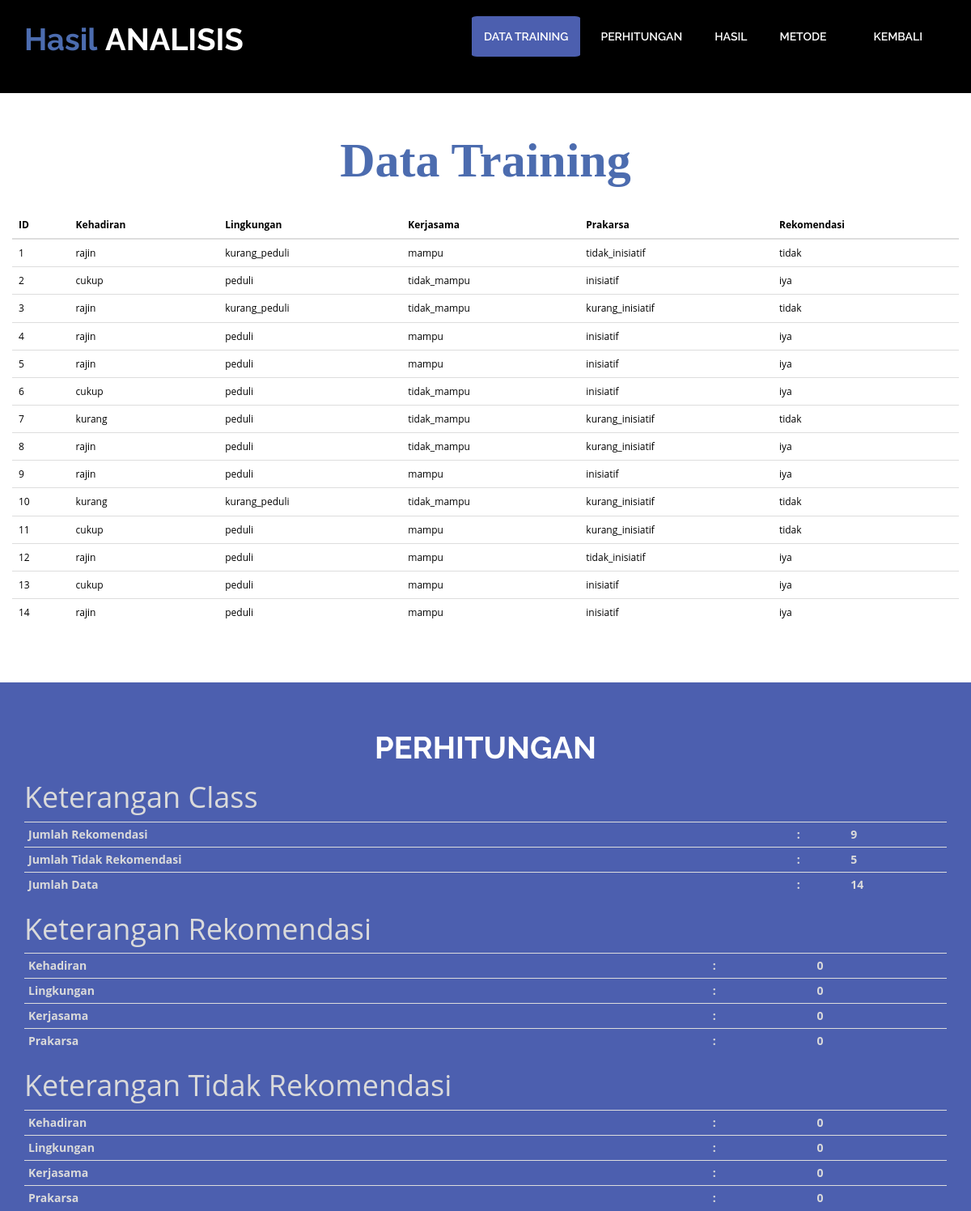
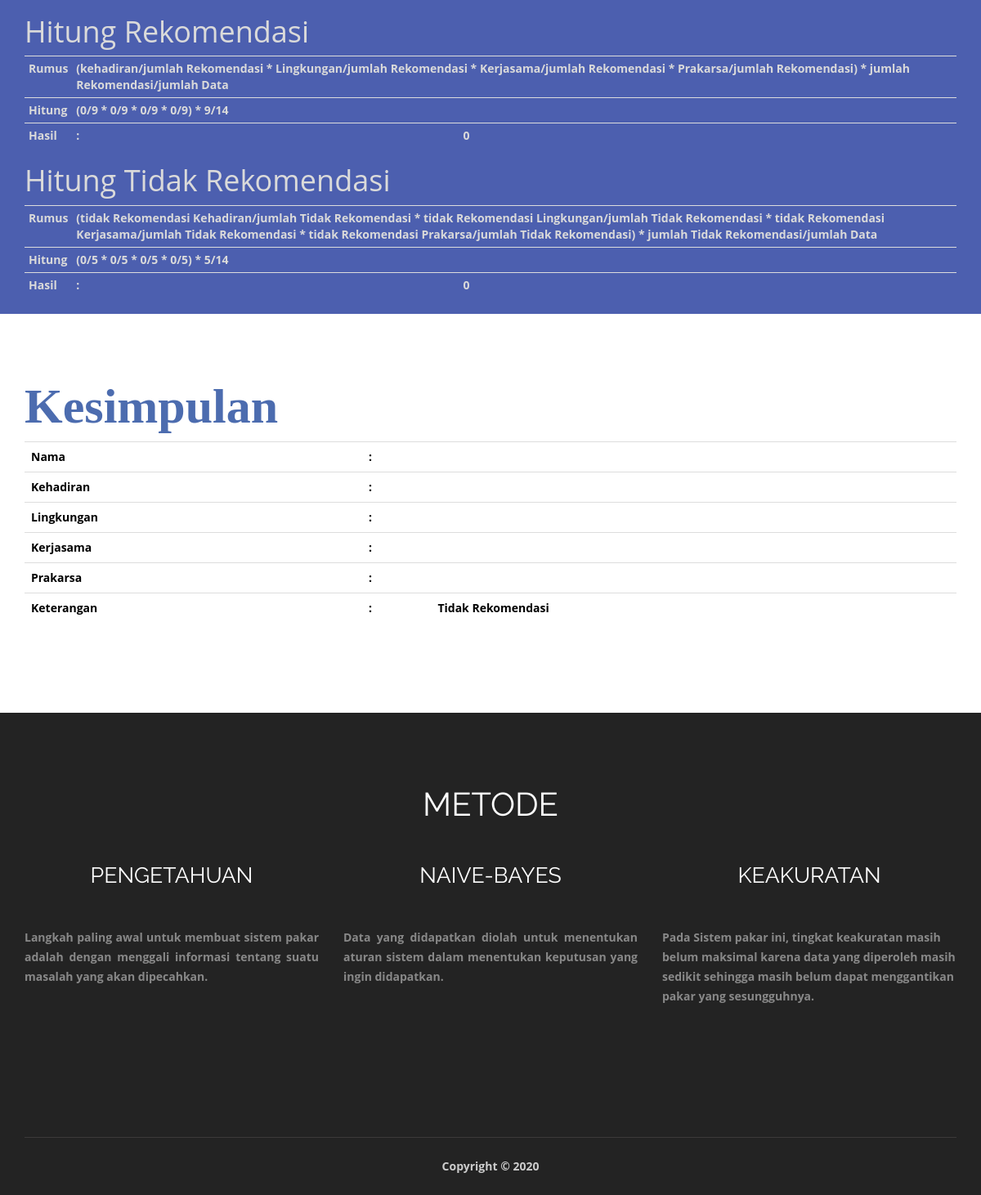
The page /result.php on the database its author committed (2 pictures, top to bottom).
### tables this page shows
CREATE TABLE `rekomendasi` (
  `id_rekomendasi` int(11) NOT NULL,
  `kehadiran` enum('rajin','cukup','kurang') NOT NULL,
  `lingkungan` enum('kurang_peduli','peduli') NOT NULL,
  `kerjasama` enum('mampu','tidak_mampu') NOT NULL,
  `prakarsa` enum('kurang_inisiatif','inisiatif','tidak_inisiatif') NOT NULL,
  `rekomendasi` enum('iya','tidak') NOT NULL
);

### functions.php (called while the page is built, shortened)
<?php
$server = "localhost";
$username = "root";
$passwords = "";
$database = "ai_pilihketua";
$mysqli = mysqli_connect($server, $username, $passwords, $database);
function query($query){
	global $mysqli;
	$result = mysqli_query($mysqli, $query);
	$rows = [];
	while( $row = mysqli_fetch_assoc($result)) {
		$rows[] = $row;
	}
	return $rows;
}
function ambilJumlahRekomendasi() {
	$jumlahRekomendasi = query('SELECT COUNT(rekomendasi) FROM rekomendasi WHERE rekomendasi="iya"');
	$jumlahRekomendasi = (int)$jumlahRekomendasi[0]["COUNT(rekomendasi)"];
	return $jumlahRekomendasi;
}
function pilihKehadiran($kehadiran){
	$pilihkehadiran = query("SELECT COUNT(kehadiran) FROM rekomendasi WHERE rekomendasi='iya' AND kehadiran='".$kehadiran."' ");
	$pilihkehadiran = (int)$pilihkehadiran[0]["COUNT(kehadiran)"];
	return $pilihkehadiran;
}
function pilihLingkungan($lingkungan){
	$pilihLingkungan = query("SELECT COUNT(lingkungan) FROM rekomendasi WHERE rekomendasi='iya' AND lingkungan='".$lingkungan."'");
	$pilihLingkungan = (int)$pilihLingkungan[0]["COUNT(lingkungan)"];
	return $pilihLingkungan;
}
function pilihKerjasama($kerjasama){
	$pilihKerjasama = query("SELECT COUNT(kerjasama) FROM rekomendasi WHERE rekomendasi='iya' AND kerjasama='".$kerjasama."'");
	$pilihKerjasama = (int)$pilihKerjasama[0]["COUNT(kerjasama)"];
	return $pilihKerjasama;
}
function pilihPrakarsa($prakarsa){
	$pilihPrakarsa = query("SELECT COUNT(prakarsa) FROM rekomendasi WHERE rekomendasi='iya' AND prakarsa='".$prakarsa."'");
	$pilihPrakarsa = (int)$pilihPrakarsa[0]["COUNT(prakarsa)"];
	return $pilihPrakarsa;
}
function ambilJumlahTidakRekomendasi() {
	$jumlahTidakRekomendasi = query('SELECT COUNT(rekomendasi) FROM rekomendasi WHERE rekomendasi="tidak"');
	$jumlahTidakRekomendasi = (int)$jumlahTidakRekomendasi[0]["COUNT(rekomendasi)"];
	return $jumlahTidakRekomendasi;
}
function tidakRekomendasiPilihKehadiran($kehadiran){
	$tidakRekomendasiPilihkehadiran = query("SELECT COUNT(kehadiran) FROM rekomendasi WHERE rekomendasi='tidak' AND kehadiran='".$kehadiran."' ");
	$tidakRekomendasiPilihkehadiran = (int)$tidakRekomendasiPilihkehadiran[0]["COUNT(kehadiran)"];
	return $tidakRekomendasiPilihkehadiran;
}
function tidakRekomendasiPilihLingkungan($lingkungan){
	$tidakRekomendasiPilihLingkungan = query("SELECT COUNT(lingkungan) FROM rekomendasi WHERE rekomendasi='tidak' AND lingkungan='".$lingkungan."'");
	$tidakRekomendasiPilihLingkungan = (int)$tidakRekomendasiPilihLingkungan[0]["COUNT(lingkungan)"];
	return $tidakRekomendasiPilihLingkungan;
}
function tidakRekomendasiPilihKerjasama($kerjasama){
	$tidakRekomendasiPilihKerjasama = query("SELECT COUNT(kerjasama) FROM rekomendasi WHERE rekomendasi='tidak' AND kerjasama='".$kerjasama."'");
	$tidakRekomendasiPilihKerjasama = (int)$tidakRekomendasiPilihKerjasama[0]["COUNT(kerjasama)"];
	return $tidakRekomendasiPilihKerjasama;
}
function tidakRekomendasiPilihPrakarsa($prakarsa){
	$tidakRekomendasiPilihPrakarsa = query("SELECT COUNT(prakarsa) FROM rekomendasi WHERE rekomendasi='tidak' AND prakarsa='".$prakarsa."'");
	$tidakRekomendasiPilihPrakarsa = (int)$tidakRekomendasiPilihPrakarsa[0]["COUNT(prakarsa)"];
	return $tidakRekomendasiPilihPrakarsa;
}
function ambilJumlahData(){
	$jumlahData = query("SELECT COUNT(rekomendasi) FROM rekomendasi");
	$jumlahData = (int)$jumlahData[0]["COUNT(rekomendasi)"];
	return $jumlahData;
}
?>

### result.php (the view, shortened to what this page needs)
<?php
	require 'functions.php';
	$nama = $_POST['nama'];
	$kehadiran = $_POST['kehadiran'];
	$lingkungan = $_POST['lingkungan'];
	$kerjasama = $_POST['kerjasama'];
	$prakarsa = $_POST['prakarsa'];
	$jumlahRekomendasi = ambilJumlahRekomendasi();
	$jumlahTidakRekomendasi = ambilJumlahTidakRekomendasi();
	$jumlahData = ambilJumlahData();
	$pilihkehadiran = pilihkehadiran($kehadiran);
	$pilihLingkungan = pilihLingkungan($lingkungan);
	$pilihKerjasama = pilihKerjasama($kerjasama);
	$pilihPrakarsa = pilihPrakarsa($prakarsa);
	$tidakRekomendasiPilihKehadiran = tidakRekomendasiPilihKehadiran($kehadiran);
	$tidakRekomendasiPilihLingkungan = tidakRekomendasiPilihLingkungan($lingkungan);
	$tidakRekomendasiPilihKerjasama = tidakRekomendasiPilihKerjasama($kerjasama);
	$tidakRekomendasiPilihPrakarsa = tidakRekomendasiPilihPrakarsa($prakarsa);
	$hitungRekomendasi = ($pilihkehadiran/$jumlahRekomendasi * $pilihLingkungan/$jumlahRekomendasi * $pilihKerjasama/$jumlahRekomendasi * $pilihPrakarsa/$jumlahRekomendasi) * $jumlahRekomendasi/$jumlahData;
	$hitungTidakRekomendasi = ($tidakRekomendasiPilihKehadiran/$jumlahTidakRekomendasi * $tidakRekomendasiPilihLingkungan/$jumlahTidakRekomendasi * $tidakRekomendasiPilihKerjasama/$jumlahTidakRekomendasi * $tidakRekomendasiPilihPrakarsa/$jumlahTidakRekomendasi) * $jumlahTidakRekomendasi/$jumlahData;
?>
<!doctype html>
<html>
	<head>
		<link href="css/bootstrap.min.css" rel="stylesheet" type="text/css">
		<link href="css/style.css" rel="stylesheet" type="text/css">
		<link href="css/font-awesome.css" rel="stylesheet" type="text/css">
		<link href="css/animate.css" rel="stylesheet" type="text/css">
	</head>
	<body>
		<header id="header_wrapper">
			<div class="container">
				<div class="header_box">
					<div class="logo"><h2 style="color: #ffffff;"><strong style="color: #4c6caf">Hasil</strong> <strong>ANALISIS</strong></h2></div>
					<nav class="navbar navbar-inverse" role="navigation">
						<div id="main-nav" class="collapse navbar-collapse navStyle">
							<ul class="nav navbar-nav" id="mainNav">
								<li class="active"><a href="#hero_section" class="scroll-link">Data Training</a></li>
								<li><a href="#tes_asma" class="scroll-link">Perhitungan</a></li>
								<li><a href="#team" class="scroll-link">Hasil</a></li>
								<li><a href="#contact" class="scroll-link">Metode</a></li>
								<li><a href="index.php">KEMBALI</a></li>
							</ul>
						</div>
					</nav>
				</div>
			</div>
		</header>
		<section id="hero_section" class="top_cont_outer" style="background-color: #ffffff;">
			<div class="hero_wrapper">
				<div class="container" style="padding-bottom: 50px;padding-top: 30px;">
					<div class="hero_section">
						<div class="row">
							<h1 align="center" style="color: #4c6caf;font-family: century gothic;font-size: 60px;"><strong>Data Training</strong></h1><br>
							<table id="dtbkategori" class="table table-hover" style="color: #000000;">
								<thead >
									<tr style="font-size: 12px;">
										<th>ID </th>
										<th>Kehadiran</th>
										<th>Lingkungan</th>
										<th>Kerjasama</th>
										<th>Prakarsa</th>
										<th>Rekomendasi</th>
									</tr>
								</thead>
								<tbody>
									<?php
									$tampil = "SELECT * FROM rekomendasi ORDER BY id_rekomendasi";
									$hasil = mysqli_query($mysqli,$tampil);
									while ($data=mysqli_fetch_array($hasil)) {
									echo "
									<tr style=\"font-size:12px;\">
																<td> $data[id_rekomendasi]</td>
																<td> $data[kehadiran]</td>
																<td> $data[lingkungan]</td>
																<td> $data[kerjasama]</td>
																<td> $data[prakarsa]</td>
																<td> $data[rekomendasi]</td>
												</tr>
												";
									}  ?>
								</tbody>
							</table>
						</div>
					</div>
				</div>
			</div>
		</section>
		<section id="tes_asma">
			<div class="inner_wrapper">
				<div class="container">
					<h2 style="margin-bottom: 0px;"><strong>PERHITUNGAN<strong></h2>
					<h1>Keterangan Class</h1>
					<table class="table table-condensed">
						<tr>
							<td>Jumlah Rekomendasi</td>
							<td>:</td>
							<td><?php echo $jumlahRekomendasi;?></td>
						</tr>
						<tr>
							<td>Jumlah Tidak Rekomendasi</td>
							<td>:</td>
							<td><?php echo $jumlahTidakRekomendasi;?></td>
						</tr>
						<tr>
							<td>Jumlah Data</td>
							<td>:</td>
							<td><?php echo $jumlahData;?></td>
						</tr>
					</table>
					<h1>Keterangan Rekomendasi</h1>
					<table class="table table-condensed">
						<tr>
							<td>Kehadiran</td>
							<td>:</td>
							<td><?php echo $pilihkehadiran;?></td>
						</tr>
						<tr>
							<td>Lingkungan</td>
							<td>:</td>
							<td><?php echo $pilihLingkungan;?></td>
						</tr>
						<tr>
							<td>Kerjasama</td>
							<td>:</td>
							<td><?php echo $pilihKerjasama;?></td>
						</tr>
						<tr>
							<td>Prakarsa</td>
							<td>:</td>
							<td><?php echo $pilihPrakarsa;?></td>
						</tr>
					</table>
					<h1>Keterangan Tidak Rekomendasi</h1>
					<table class="table table-condensed">
						<tr>
							<td>Kehadiran</td>
							<td>:</td>
							<td><?php echo $tidakRekomendasiPilihKehadiran;?></td>
						</tr>
						<tr>
							<td>Lingkungan</td>
							<td>:</td>
							<td><?php echo $tidakRekomendasiPilihLingkungan;?></td>
						</tr>
						<tr>
							<td>Kerjasama</td>
							<td>:</td>
							<td><?php echo $tidakRekomendasiPilihKerjasama;?></td>
						</tr>
						<tr>
							<td>Prakarsa</td>
							<td>:</td>
							<td><?php echo $tidakRekomendasiPilihPrakarsa;?></td>
						</tr>
					</table>
					<h1>Hitung Rekomendasi</h1>
					<table class="table table-condensed">
						<tr>
							<td>Rumus</td>
							<td colspan="2">(kehadiran/jumlah Rekomendasi * Lingkungan/jumlah Rekomendasi * Kerjasama/jumlah Rekomendasi * Prakarsa/jumlah Rekomendasi) * jumlah Rekomendasi/jumlah Data</td>
						</tr>
						<tr>
							<td>Hitung</td>
							<td colspan="2"><?php echo "($pilihkehadiran/$jumlahRekomendasi * $pilihLingkungan/$jumlahRekomendasi * $pilihKerjasama/$jumlahRekomendasi * $pilihPrakarsa/$jumlahRekomendasi) * $jumlahRekomendasi/$jumlahData"?></td>
						</tr>
						<tr>
							<td>Hasil</td>
							<td>:</td>
							<td><?php echo $hitungRekomendasi;?></td>
						</tr>
					</table>
					<h1>Hitung Tidak Rekomendasi</h1>
					<table class="table table-condensed">
						<tr>
							<td>Rumus</td>
							<td colspan="2">(tidak Rekomendasi Kehadiran/jumlah Tidak Rekomendasi * tidak Rekomendasi Lingkungan/jumlah Tidak Rekomendasi * tidak Rekomendasi Kerjasama/jumlah Tidak Rekomendasi * tidak Rekomendasi Prakarsa/jumlah Tidak Rekomendasi) * jumlah Tidak Rekomendasi/jumlah Data</td>
						</tr>
						<tr>
							<td>Hitung</td>
							<td colspan="2"><?php echo "($tidakRekomendasiPilihKehadiran/$jumlahTidakRekomendasi * $tidakRekomendasiPilihLingkungan/$jumlahTidakRekomendasi * $tidakRekomendasiPilihKerjasama/$jumlahTidakRekomendasi * $tidakRekomendasiPilihPrakarsa/$jumlahTidakRekomendasi) * $jumlahTidakRekomendasi/$jumlahData"?></td>
						</tr>
						<tr>
							<td>Hasil</td>
							<td>:</td>
							<td><?php echo $hitungTidakRekomendasi;?></td>
						</tr>
					</table>
				</div>
			</div>
		</section>
		<section class="page_section team" id="team">
		<div class="container">
			<h1><strong style="color: #4c6caf;font-family: century gothic;font-size: 60px;">Kesimpulan</strong></h1>
			<table class="table table-hover" style="color: #000000;">
				<tr>
					<td>Nama</td>
					<td>:</td>
					<td><?php echo $nama;?></td>
				</tr>
				<tr>
					<td>Kehadiran</td>
					<td>:</td>
					<td><?php echo $kehadiran;?></td>
				</tr>
				<tr>
					<td>Lingkungan</td>
					<td>:</td>
					<td><?php echo $lingkungan;?></td>
				</tr>
				<tr>
					<td>Kerjasama</td>
					<td>:</td>
					<td><?php echo $kerjasama;?></td>
				</tr>
				<tr>
					<td>Prakarsa</td>
					<td>:</td>
					<td><?php echo $prakarsa;?></td>
				</tr>
				<tr>
					<td>Keterangan</td>
					<td>:</td>
					<td>
						<?php
						if ($hitungTidakRekomendasi<$hitungRekomendasi){
						echo "Rekomendasi";
						}
						else {
						echo "Tidak Rekomendasi";
						}
						?>
					</td>
				</tr>
			</table>
		</div>
	</section>
	<footer class="footer_wrapper" id="contact" style="margin-top: 30px;">
		<div class="container">
			<section class="page_section contact" id="contact">
				<div class="contact_section">
					<h2>METODE</h2>
					<div class="row">
						<div class="col-lg-4">
							<h2 style="font-size:20pt;">Pengetahuan</h2>
							<p style="text-align:justify;">Langkah paling awal untuk membuat sistem pakar adalah dengan menggali informasi tentang suatu masalah yang akan dipecahkan.</p>
						</div>
						<div class="col-lg-4">
							<h2 style="font-size:20pt;">Naive-Bayes</h2>
							<p style="text-align:justify;">Data yang didapatkan diolah untuk menentukan aturan sistem dalam menentukan keputusan yang ingin didapatkan.</p>
						</div>
						<div class="col-lg-4">
							<h2 style="font-size:20pt;">Keakuratan</h2>
							<p>Pada Sistem pakar ini, tingkat keakuratan masih belum maksimal karena data yang diperoleh masih sedikit sehingga masih belum dapat menggantikan pakar yang sesungguhnya.</p>
						</div>
					</div>
				</div>
			</section>
		</div>
		<div class="container">
			<div class="footer_bottom"><span>Copyright © <?php echo date('Y');?> </div>
		</div>
	</footer>
</body>
</html>

### css/style.css (style rules this page uses)
ul { list-style: none; }
a, a:hover, a:active { outline: 0px !important; }
body { background: #fff; font-family: 'Open Sans', sans-serif; font-size: 14px; font-weight: normal; color: #888888; margin: 0; }
h2 { font-size: 38px; color: #222222; font-family: 'Raleway', sans-serif; font-weight: normal; margin: 0px 0 25px 0; text-align: center; }
p { line-height: 24px; margin: 0; }
#header_wrapper { background: #000; padding: 20px 0px; }
.header_box { position: relative; }
.logo { float: left; margin-top: 8px; position: relative; z-index: 2; }
.navbar-inverse { background-color: transparent; border-color: transparent; }
.navbar { border: 0px solid #fff; min-height: 40px; margin-bottom: 0px; }
.navbar-inverse .navbar-nav > li > a { color: #FFF; }
.navStyle { float: right; }
.navStyle ul { list-style: none; padding: 0px; }
.navStyle ul li { display: inline-block; margin: 0 5px; }
.navStyle ul li:first-child { ; }
.navStyle ul li:last-child { margin: 0 0 0 23px; }
.navStyle ul li a { display: block; font-size: 14px; color: #222222; font-family: 'Raleway', sans-serif; text-decoration: none; text-transform: uppercase; font-weight: 600; transition: all 0.2s ease-in-out; -moz-transition: all 0.2s ease-in-out; -webkit-transition: all 0.2s ease-in-out; }
.navbar-inverse .navbar-nav > .active > a, .navbar-inverse .navbar-nav > .active > a:hover, .navbar-inverse .navbar-nav > .active > a:focus { color: #fff; background-color: #4c5faf; border-radius:5%; }
.top_cont_outer { background: #4c6caf; position: relative; }
.hero_section { position: relative; }
.page_section.team { padding: 60px 0; }
#tes_asma { padding-top:60px; padding-bottom:0px; background:#4c5faf; color:#DADADA; }
.page_section.contact { padding: 90px 0 100px; }
.contact_section { margin: 0 0 60px 0; }
.contact_section h2 { font-size: 40px; color: #ffffff; margin: 0 0 50px 0; text-transform: uppercase; }
.footer_wrapper { background: #232323; }
.footer_bottom { border-top: 1px solid #3C3A3A; padding: 25px 0; }
.footer_bottom span { display: block; font-size: 14px; color: #cccccc; text-align: center; }
#tes_asma h2, #tes_asma h3 { color:#fff; }

### rows shown on the page
rekomendasi: id_rekomendasi "1", kehadiran "rajin", lingkungan "kurang_peduli", kerjasama "mampu", prakarsa "tidak_inisiatif", rekomendasi "tidak"
rekomendasi: id_rekomendasi "2", kehadiran "cukup", lingkungan "peduli", kerjasama "tidak_mampu", prakarsa "inisiatif", rekomendasi "iya"
rekomendasi: id_rekomendasi "3", kehadiran "rajin", lingkungan "kurang_peduli", kerjasama "tidak_mampu", prakarsa "kurang_inisiatif", rekomendasi "tidak"
rekomendasi: id_rekomendasi "4", kehadiran "rajin", lingkungan "peduli", kerjasama "mampu", prakarsa "inisiatif", rekomendasi "iya"
rekomendasi: id_rekomendasi "5", kehadiran "rajin", lingkungan "peduli", kerjasama "mampu", prakarsa "inisiatif", rekomendasi "iya"
rekomendasi: id_rekomendasi "6", kehadiran "cukup", lingkungan "peduli", kerjasama "tidak_mampu", prakarsa "inisiatif", rekomendasi "iya"
rekomendasi: id_rekomendasi "7", kehadiran "kurang", lingkungan "peduli", kerjasama "tidak_mampu", prakarsa "kurang_inisiatif", rekomendasi "tidak"
rekomendasi: id_rekomendasi "8", kehadiran "rajin", lingkungan "peduli", kerjasama "tidak_mampu", prakarsa "kurang_inisiatif", rekomendasi "iya"
rekomendasi: id_rekomendasi "9", kehadiran "rajin", lingkungan "peduli", kerjasama "mampu", prakarsa "inisiatif", rekomendasi "iya"
rekomendasi: id_rekomendasi "10", kehadiran "kurang", lingkungan "kurang_peduli", kerjasama "tidak_mampu", prakarsa "kurang_inisiatif", rekomendasi "tidak"
rekomendasi: id_rekomendasi "11", kehadiran "cukup", lingkungan "peduli", kerjasama "mampu", prakarsa "kurang_inisiatif", rekomendasi "tidak"
rekomendasi: id_rekomendasi "12", kehadiran "rajin", lingkungan "peduli", kerjasama "mampu", prakarsa "tidak_inisiatif", rekomendasi "iya"
rekomendasi: id_rekomendasi "13", kehadiran "cukup", lingkungan "peduli", kerjasama "mampu", prakarsa "inisiatif", rekomendasi "iya"
rekomendasi: id_rekomendasi "14", kehadiran "rajin", lingkungan "peduli", kerjasama "mampu", prakarsa "inisiatif", rekomendasi "iya"

### other values the page prints
$jumlahRekomendasi "9"
$jumlahTidakRekomendasi "5"
$jumlahData "14"
$pilihkehadiran "0"
$pilihLingkungan "0"
$pilihKerjasama "0"
$pilihPrakarsa "0"
$tidakRekomendasiPilihKehadiran "0"
$tidakRekomendasiPilihLingkungan "0"
$tidakRekomendasiPilihKerjasama "0"
$tidakRekomendasiPilihPrakarsa "0"
$hitungRekomendasi "0"
$hitungTidakRekomendasi "0"
